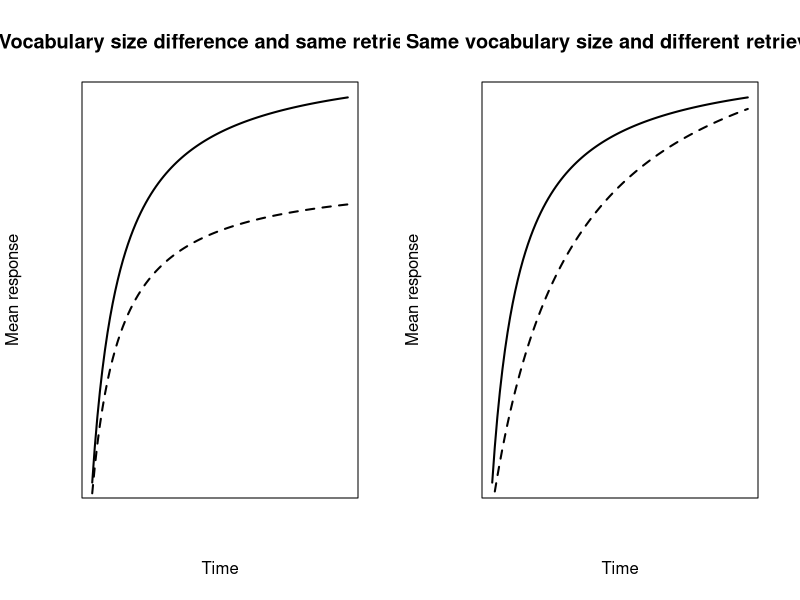

Recreate this plot in R.



par(mfrow = c(1,2), col.axis = "white")

eq1 <- function(x){(20*x*x)/(x*(x+10))}

plot(eq1,1,100, xlab = "Time", lwd=2,ylab="Mean response", xaxt="n", yaxt="n", main = "(A) Vocabulary size difference and same retrieval rate")


eq2 <- function(x){(15*x*x)/(x*(x+10))}

plot(eq2,1,100, xlab = "", ylab="", xaxt="n", yaxt="n", add=T,lty=2, lwd=2)


plot(eq1,1,100, xlab = "Time", lwd=2, ylab="Mean response", xaxt="n", yaxt="n", main = "(B) Same vocabulary size and different retrieval rate")

eq3 <- function(x){
  (23*x*x)/(x*(x+30))
}

plot(eq3,1,100, xlab = "", ylab="", xaxt="n", yaxt="n", add=T, lty=2, lwd=2)


